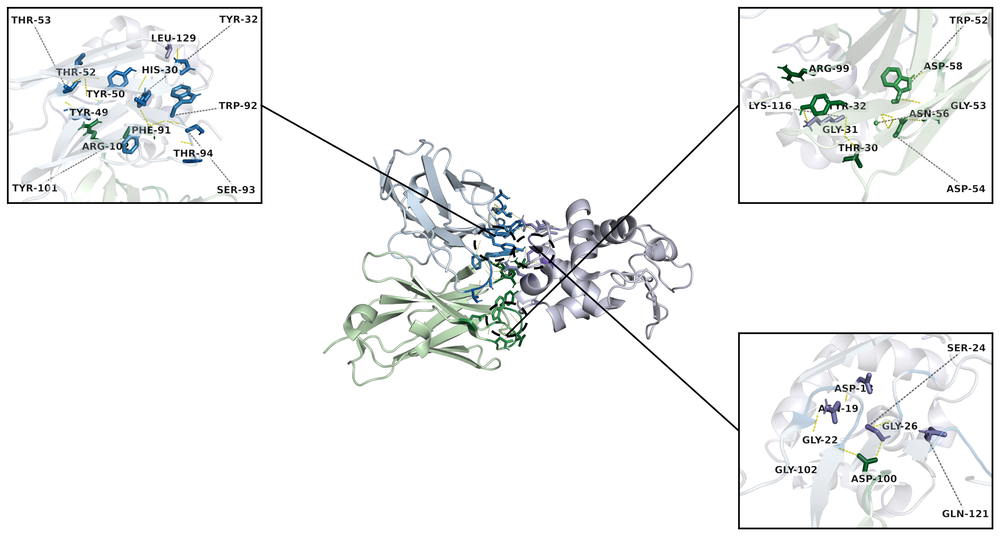
#> input picture figures/ig_1vfb_composite.png, 1000 x 536 px, shrunk from 3921 x 2100 before the run
$ python make_affinity_master_figure.py
#> lines starting #> are read from the running program, lines starting #| are printed output that depends on the picture
"""
make_affinity_master_figure.py — consolidated panel of AbAffinity absolute-affinity (pKd) results.
==================================================================================================
  a  Architecture: AbAffinity vs fused two-stream vs concat+MLP, random & antigen-cold splits (SAAINT-DB)
  b  Backbone ablation: ESM-2 / ProtBERT / AntiBERTy / ProGen2 (Pearson + Spearman, error bars)
  c  External benchmarks: Pearson vs MVSF-AB (SAbDab, AB-Bind, SKEMPI 2.0, held-out)
  d  External benchmarks: RMSE vs MVSF-AB
  e  Integrated-gradients attribution + structural mapping, 1VFB (D1.3-lysozyme)
  f  Few-shot fine-tuning curves (Spearman vs label fraction) on 1mlc / trastuzumab / 4fqi
All values from the 3-stream results dir. Butter (AbAffinity/chosen) + lilac (alternatives).
"""
import os
import numpy as np
import matplotlib
matplotlib.use('Agg')
import matplotlib.pyplot as plt
import matplotlib.image as mpimg
from matplotlib import rcParams
from matplotlib.gridspec import GridSpec
rcParams['font.family'] = 'DejaVu Sans'; rcParams['pdf.fonttype'] = 42; rcParams['ps.fonttype'] = 42
HERE = os.path.dirname(os.path.abspath(__file__))
BUTTER, LILAC, LILAC_L, LILAC_D, INK, MUTE, GRID = '#E8C547', '#9575CD', '#C6B3E3', '#5E3F9E', '#1a1a1a', '#666666', '#DDDDDD'
FS_T, FS_A, FS_TK, FS_V = 13.5, 12, 10, 9.5
EB = dict(ecolor='#333', capsize=3, elinewidth=1.1, capthick=1.1)

def style(ax):
    ax.set_facecolor('white')
    for s in ('top', 'right'): ax.spines[s].set_visible(False)
    for s in ('left', 'bottom'): ax.spines[s].set_color(MUTE)
    ax.tick_params(colors=MUTE, labelsize=FS_TK)
def plab(ax, l, s): ax.set_title(f'{l}  {s}', loc='left', fontsize=FS_T, fontweight='bold', color=INK, pad=5)

fig = plt.figure(figsize=(18, 9.6))
gs = GridSpec(2, 3, figure=fig, hspace=0.46, wspace=0.26)

# ---- a: architecture across SAAINT-DB splits (Pearson; error bars on all three) ----
ax = fig.add_subplot(gs[0, 0]); style(ax); ax.grid(axis='y', color=GRID, lw=0.8, zorder=0)
AB = [0.842, 0.600]; AB_SD = [0.022, 0.072]
TS = [0.815, 0.550]; TS_SD = [0.028, 0.112]
CC = [0.817, 0.549]; CC_SD = [0.033, 0.089]
x = np.arange(2); w = 0.26
b = ax.bar(x - w, AB, w, yerr=AB_SD, error_kw=EB, color=BUTTER, zorder=3, label='AbAffinity (tri-stream)')
for bb in b: bb.set_edgecolor(INK); bb.set_linewidth(1.4)
ax.bar(x, TS, w, yerr=TS_SD, error_kw=EB, color=LILAC, zorder=3, label='fused two-stream')
ax.bar(x + w, CC, w, yerr=CC_SD, error_kw=EB, color=LILAC_L, zorder=3, label='concat+MLP')
for xi, v in zip(x - w, AB): ax.annotate(f'{v:.2f}', (xi, v), textcoords='offset points', xytext=(0, 9), ha='center', fontsize=FS_V - 1, color=INK)
ax.set_xticks(x); ax.set_xticklabels(['random', 'antigen-cold'], fontsize=FS_TK, color=MUTE)
ax.set_ylim(0, 1.0); ax.set_ylabel('Pearson $r$', fontsize=FS_A, color=INK)
ax.legend(frameon=False, fontsize=FS_TK - 2, loc='upper right', ncol=1)
plab(ax, 'a', 'Architecture comparison (SAAINT-DB)')

# ---- b: backbone / PLM ablation (Pearson + Spearman, error bars) ----
ax = fig.add_subplot(gs[0, 1]); style(ax); ax.grid(axis='y', color=GRID, lw=0.8, zorder=0)
PLM = ['ESM-2', 'ProtBERT', 'AntiBERTy', 'ProGen2']
BP = [0.838, 0.819, 0.532, 0.412]; BP_SD = [0.028, 0.025, 0.111, 0.036]
BS = [0.822, 0.809, 0.517, 0.393]; BS_SD = [0.033, 0.027, 0.117, 0.030]
x = np.arange(4); w = 0.38
b = ax.bar(x - w/2, BP, w, yerr=BP_SD, error_kw=EB, color=BUTTER, zorder=3, label='Pearson')
b[0].set_edgecolor(INK); b[0].set_linewidth(1.5)
b2 = ax.bar(x + w/2, BS, w, yerr=BS_SD, error_kw=EB, color=LILAC, zorder=3, label='Spearman')
b2[0].set_edgecolor(INK); b2[0].set_linewidth(1.5)
ax.set_xticks(x); ax.set_xticklabels(PLM, fontsize=FS_TK - 1.5, color=MUTE, rotation=15, ha='right')
ax.set_ylim(0, 1.0); ax.set_ylabel('correlation', fontsize=FS_A, color=INK)
ax.legend(frameon=False, fontsize=FS_TK - 1, loc='upper right', ncol=1)
plab(ax, 'b', 'Backbone ablation (ESM-2 best)')

# ---- c: external Pearson vs MVSF ----
EXT = ['SAbDab', 'AB-Bind', 'SKEMPI', 'held-out']
PCC_MVSF = [0.491, 0.739, 0.671, 0.467]; PCC_AB = [0.593, 0.781, 0.722, 0.551]; PCC_SD = [0.015, 0.006, 0.010, 0.056]
ax = fig.add_subplot(gs[0, 2]); style(ax); ax.grid(axis='y', color=GRID, lw=0.8, zorder=0)
x = np.arange(4); w = 0.38
ax.bar(x - w/2, PCC_MVSF, w, color=LILAC, zorder=3, label='MVSF-AB')
b = ax.bar(x + w/2, PCC_AB, w, yerr=PCC_SD, error_kw=EB, color=BUTTER, zorder=3, label='AbAffinity')
for bb in b: bb.set_edgecolor(INK); bb.set_linewidth(1.3)
ax.set_xticks(x); ax.set_xticklabels(EXT, fontsize=FS_TK - 1, color=MUTE)
ax.set_ylim(0, 1.0); ax.set_ylabel('Pearson $r$', fontsize=FS_A, color=INK)
ax.legend(frameon=False, fontsize=FS_TK - 1, loc='upper left', ncol=2)
plab(ax, 'c', 'External benchmarks vs MVSF-AB: Pearson')

# ---- d: external RMSE vs MVSF ----
RMSE_MVSF = [1.839, 1.905, 1.513, 1.447]; RMSE_AB = [1.326, 1.288, 1.021, 1.339]; RMSE_SD = [0.018, 0.009, 0.015, 0.075]
ax = fig.add_subplot(gs[1, 0]); style(ax); ax.grid(axis='y', color=GRID, lw=0.8, zorder=0)
ax.bar(x - w/2, RMSE_MVSF, w, color=LILAC, zorder=3, label='MVSF-AB')
b = ax.bar(x + w/2, RMSE_AB, w, yerr=RMSE_SD, error_kw=EB, color=BUTTER, zorder=3, label='AbAffinity')
for bb in b: bb.set_edgecolor(INK); bb.set_linewidth(1.3)
ax.set_xticks(x); ax.set_xticklabels(EXT, fontsize=FS_TK - 1, color=MUTE)
ax.set_ylim(0, 2.1); ax.set_ylabel('RMSE ($pK_d$, lower better)', fontsize=FS_A - 1, color=INK)
ax.legend(frameon=False, fontsize=FS_TK - 1, loc='upper right', ncol=2)
plab(ax, 'd', 'External benchmarks vs MVSF-AB: RMSE')

# ---- e: 1VFB IG attribution + structural mapping (image) ----
axe = fig.add_subplot(gs[1, 1]); axe.axis('off')
axe.imshow(mpimg.imread(os.path.join(HERE, 'ig_1vfb_composite.png')))
axe.set_title('e  IG attribution + structural mapping (1VFB)',
              loc='left', fontsize=FS_T, fontweight='bold', color=INK, pad=6)

# ---- f: few-shot fine-tuning curves (Spearman vs fraction) ----
ax = fig.add_subplot(gs[1, 2]); style(ax); ax.grid(True, color=GRID, lw=0.8, zorder=0)
fr = [0, 10, 20, 30]
curves = {'1mlc': ([0.166, 0.049, 0.296, 0.415], [0, 0.184, 0.112, 0.036], BUTTER),
          'trastuzumab': ([0.138, 0.207, 0.245, 0.304], [0, 0.160, 0.054, 0.041], LILAC_D),
          '4fqi': ([0.469, 0.871, 0.917, 0.950], [0, 0.019, 0.024, 0.008], LILAC)}
for name, (y, e, c) in curves.items():
    ax.errorbar(fr, y, yerr=e, fmt='-o', color=c, lw=2.4, ms=8, capsize=4, mec=INK, mew=1.0, label=name, zorder=3)
ax.set_xticks(fr); ax.set_xticklabels(['0', '10%', '20%', '30%'], fontsize=FS_TK, color=MUTE)
ax.set_ylim(-0.05, 1.0); ax.set_xlabel('fine-tuning label fraction', fontsize=FS_A - 1, color=INK)
ax.set_ylabel('within-target Spearman', fontsize=FS_A - 1, color=INK)
ax.legend(frameon=False, fontsize=FS_TK - 0.5, loc='center right')
plab(ax, 'f', 'Adaptation (few-shot fine-tuning)')

fig.suptitle('AbAffinity: absolute affinity ($pK_d$) results', fontsize=15.5, fontweight='bold', color=INK, x=0.015, ha='left', y=0.997)
for e in ('png', 'pdf'): fig.savefig(os.path.join(HERE, f'figure_affinity_results.{e}'), dpi=250, bbox_inches='tight')
#> this loop made 2 passes
#> pass 1, `for e in ('png', 'pdf'): fig.savefig(os.path.join(HERE, f'figure_affin..`:
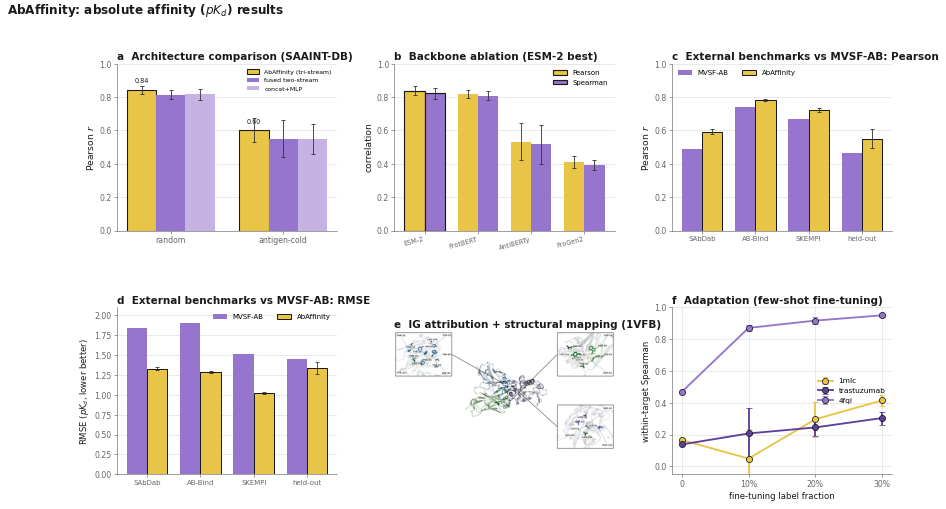
#> figure drawn by matplotlib, 6 panels; panel 2: tallest bar 0.838 high, from x = -0.38 to 0; panel 2: tallest bar 0.822 high, from x = -2.78e-17 to 0.38; panel 3: tallest bar 0.739 high, from x = 0.62 to 1; panel 3: tallest bar 0.781 high, from x = 1 to 1.38
print('wrote figure_affinity_results.png')
